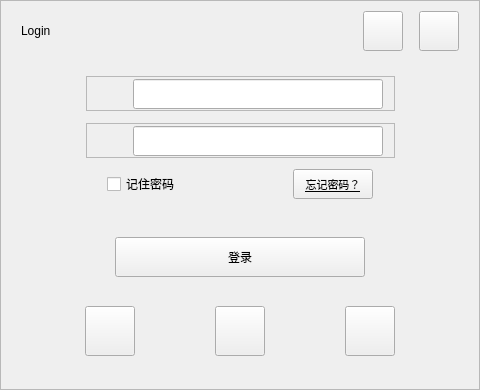
<?xml version="1.0" encoding="UTF-8"?>
<ui version="4.0">
 <class>Login</class>
 <widget class="QWidget" name="Login">
  <property name="windowModality">
   <enum>Qt::NonModal</enum>
  </property>
  <property name="geometry">
   <rect>
    <x>0</x>
    <y>0</y>
    <width>480</width>
    <height>390</height>
   </rect>
  </property>
  <property name="sizePolicy">
   <sizepolicy hsizetype="Preferred" vsizetype="Preferred">
    <horstretch>1</horstretch>
    <verstretch>0</verstretch>
   </sizepolicy>
  </property>
  <property name="minimumSize">
   <size>
    <width>480</width>
    <height>390</height>
   </size>
  </property>
  <property name="mouseTracking">
   <bool>true</bool>
  </property>
  <property name="focusPolicy">
   <enum>Qt::StrongFocus</enum>
  </property>
  <property name="acceptDrops">
   <bool>true</bool>
  </property>
  <property name="windowTitle">
   <string>Login</string>
  </property>
  <layout class="QHBoxLayout" name="horizontalLayout_6">
   <property name="leftMargin">
    <number>0</number>
   </property>
   <property name="topMargin">
    <number>0</number>
   </property>
   <property name="rightMargin">
    <number>0</number>
   </property>
   <property name="bottomMargin">
    <number>0</number>
   </property>
   <item>
    <widget class="QFrame" name="frameBackground">
     <property name="frameShape">
      <enum>QFrame::StyledPanel</enum>
     </property>
     <property name="frameShadow">
      <enum>QFrame::Raised</enum>
     </property>
     <layout class="QVBoxLayout" name="verticalLayout">
      <property name="leftMargin">
       <number>10</number>
      </property>
      <property name="topMargin">
       <number>10</number>
      </property>
      <property name="rightMargin">
       <number>10</number>
      </property>
      <property name="bottomMargin">
       <number>10</number>
      </property>
      <item>
       <layout class="QHBoxLayout" name="horizontalLayout_9">
        <item>
         <spacer name="horizontalSpacer_19">
          <property name="orientation">
           <enum>Qt::Horizontal</enum>
          </property>
          <property name="sizeType">
           <enum>QSizePolicy::Fixed</enum>
          </property>
          <property name="sizeHint" stdset="0">
           <size>
            <width>10</width>
            <height>20</height>
           </size>
          </property>
         </spacer>
        </item>
        <item>
         <widget class="QLabel" name="labelLogin">
          <property name="text">
           <string>Login</string>
          </property>
         </widget>
        </item>
        <item>
         <spacer name="horizontalSpacer_16">
          <property name="orientation">
           <enum>Qt::Horizontal</enum>
          </property>
          <property name="sizeHint" stdset="0">
           <size>
            <width>278</width>
            <height>20</height>
           </size>
          </property>
         </spacer>
        </item>
        <item>
         <widget class="QPushButton" name="btnNarrow">
          <property name="minimumSize">
           <size>
            <width>40</width>
            <height>40</height>
           </size>
          </property>
          <property name="maximumSize">
           <size>
            <width>40</width>
            <height>40</height>
           </size>
          </property>
          <property name="text">
           <string/>
          </property>
         </widget>
        </item>
        <item>
         <spacer name="horizontalSpacer_17">
          <property name="orientation">
           <enum>Qt::Horizontal</enum>
          </property>
          <property name="sizeType">
           <enum>QSizePolicy::Fixed</enum>
          </property>
          <property name="sizeHint" stdset="0">
           <size>
            <width>10</width>
            <height>20</height>
           </size>
          </property>
         </spacer>
        </item>
        <item>
         <widget class="QPushButton" name="btnClose">
          <property name="minimumSize">
           <size>
            <width>40</width>
            <height>40</height>
           </size>
          </property>
          <property name="maximumSize">
           <size>
            <width>40</width>
            <height>40</height>
           </size>
          </property>
          <property name="text">
           <string/>
          </property>
         </widget>
        </item>
        <item>
         <spacer name="horizontalSpacer_18">
          <property name="orientation">
           <enum>Qt::Horizontal</enum>
          </property>
          <property name="sizeType">
           <enum>QSizePolicy::Fixed</enum>
          </property>
          <property name="sizeHint" stdset="0">
           <size>
            <width>10</width>
            <height>20</height>
           </size>
          </property>
         </spacer>
        </item>
       </layout>
      </item>
      <item>
       <spacer name="verticalSpacer_7">
        <property name="orientation">
         <enum>Qt::Vertical</enum>
        </property>
        <property name="sizeHint" stdset="0">
         <size>
          <width>14</width>
          <height>19</height>
         </size>
        </property>
       </spacer>
      </item>
      <item>
       <layout class="QHBoxLayout" name="horizontalLayout_7">
        <item>
         <spacer name="horizontalSpacer_12">
          <property name="orientation">
           <enum>Qt::Horizontal</enum>
          </property>
          <property name="sizeHint" stdset="0">
           <size>
            <width>40</width>
            <height>20</height>
           </size>
          </property>
         </spacer>
        </item>
        <item>
         <widget class="QFrame" name="frameUsername">
          <property name="maximumSize">
           <size>
            <width>16777215</width>
            <height>35</height>
           </size>
          </property>
          <property name="frameShape">
           <enum>QFrame::StyledPanel</enum>
          </property>
          <property name="frameShadow">
           <enum>QFrame::Raised</enum>
          </property>
          <layout class="QHBoxLayout" name="horizontalLayout_3">
           <property name="leftMargin">
            <number>0</number>
           </property>
           <property name="topMargin">
            <number>2</number>
           </property>
           <property name="rightMargin">
            <number>11</number>
           </property>
           <property name="bottomMargin">
            <number>2</number>
           </property>
           <item>
            <spacer name="horizontalSpacer_7">
             <property name="orientation">
              <enum>Qt::Horizontal</enum>
             </property>
             <property name="sizeType">
              <enum>QSizePolicy::Fixed</enum>
             </property>
             <property name="sizeHint" stdset="0">
              <size>
               <width>10</width>
               <height>20</height>
              </size>
             </property>
            </spacer>
           </item>
           <item>
            <widget class="QLabel" name="labelUser">
             <property name="sizePolicy">
              <sizepolicy hsizetype="Preferred" vsizetype="Fixed">
               <horstretch>0</horstretch>
               <verstretch>0</verstretch>
              </sizepolicy>
             </property>
             <property name="minimumSize">
              <size>
               <width>30</width>
               <height>30</height>
              </size>
             </property>
             <property name="text">
              <string/>
             </property>
            </widget>
           </item>
           <item>
            <widget class="QLineEdit" name="lineEditUsername">
             <property name="minimumSize">
              <size>
               <width>250</width>
               <height>30</height>
              </size>
             </property>
             <property name="maximumSize">
              <size>
               <width>16777215</width>
               <height>30</height>
              </size>
             </property>
            </widget>
           </item>
          </layout>
         </widget>
        </item>
        <item>
         <spacer name="horizontalSpacer_13">
          <property name="orientation">
           <enum>Qt::Horizontal</enum>
          </property>
          <property name="sizeHint" stdset="0">
           <size>
            <width>40</width>
            <height>20</height>
           </size>
          </property>
         </spacer>
        </item>
       </layout>
      </item>
      <item>
       <spacer name="verticalSpacer_6">
        <property name="orientation">
         <enum>Qt::Vertical</enum>
        </property>
        <property name="sizeHint" stdset="0">
         <size>
          <width>17</width>
          <height>1</height>
         </size>
        </property>
       </spacer>
      </item>
      <item>
       <layout class="QHBoxLayout" name="horizontalLayout_8">
        <item>
         <spacer name="horizontalSpacer_14">
          <property name="orientation">
           <enum>Qt::Horizontal</enum>
          </property>
          <property name="sizeHint" stdset="0">
           <size>
            <width>40</width>
            <height>20</height>
           </size>
          </property>
         </spacer>
        </item>
        <item>
         <widget class="QFrame" name="framePassword">
          <property name="maximumSize">
           <size>
            <width>16777215</width>
            <height>35</height>
           </size>
          </property>
          <property name="frameShape">
           <enum>QFrame::StyledPanel</enum>
          </property>
          <property name="frameShadow">
           <enum>QFrame::Raised</enum>
          </property>
          <layout class="QHBoxLayout" name="horizontalLayout_2">
           <property name="leftMargin">
            <number>0</number>
           </property>
           <property name="topMargin">
            <number>2</number>
           </property>
           <property name="rightMargin">
            <number>11</number>
           </property>
           <property name="bottomMargin">
            <number>2</number>
           </property>
           <item>
            <spacer name="horizontalSpacer_8">
             <property name="orientation">
              <enum>Qt::Horizontal</enum>
             </property>
             <property name="sizeType">
              <enum>QSizePolicy::Fixed</enum>
             </property>
             <property name="sizeHint" stdset="0">
              <size>
               <width>10</width>
               <height>20</height>
              </size>
             </property>
            </spacer>
           </item>
           <item>
            <widget class="QLabel" name="labelPassword">
             <property name="sizePolicy">
              <sizepolicy hsizetype="Preferred" vsizetype="Fixed">
               <horstretch>0</horstretch>
               <verstretch>0</verstretch>
              </sizepolicy>
             </property>
             <property name="minimumSize">
              <size>
               <width>30</width>
               <height>30</height>
              </size>
             </property>
             <property name="text">
              <string/>
             </property>
            </widget>
           </item>
           <item>
            <widget class="QLineEdit" name="lineEditPwd">
             <property name="minimumSize">
              <size>
               <width>250</width>
               <height>30</height>
              </size>
             </property>
             <property name="maximumSize">
              <size>
               <width>16777215</width>
               <height>30</height>
              </size>
             </property>
            </widget>
           </item>
          </layout>
         </widget>
        </item>
        <item>
         <spacer name="horizontalSpacer_15">
          <property name="orientation">
           <enum>Qt::Horizontal</enum>
          </property>
          <property name="sizeHint" stdset="0">
           <size>
            <width>40</width>
            <height>20</height>
           </size>
          </property>
         </spacer>
        </item>
       </layout>
      </item>
      <item>
       <spacer name="verticalSpacer_5">
        <property name="orientation">
         <enum>Qt::Vertical</enum>
        </property>
        <property name="sizeHint" stdset="0">
         <size>
          <width>20</width>
          <height>5</height>
         </size>
        </property>
       </spacer>
      </item>
      <item>
       <layout class="QHBoxLayout" name="horizontalLayout_4">
        <item>
         <spacer name="horizontalSpacer_6">
          <property name="orientation">
           <enum>Qt::Horizontal</enum>
          </property>
          <property name="sizeHint" stdset="0">
           <size>
            <width>40</width>
            <height>20</height>
           </size>
          </property>
         </spacer>
        </item>
        <item>
         <widget class="QCheckBox" name="checkBoxKeepPwd">
          <property name="minimumSize">
           <size>
            <width>80</width>
            <height>30</height>
           </size>
          </property>
          <property name="font">
           <font>
            <family>Microsoft YaHei</family>
           </font>
          </property>
          <property name="text">
           <string>记住密码</string>
          </property>
         </widget>
        </item>
        <item>
         <spacer name="horizontalSpacer_5">
          <property name="orientation">
           <enum>Qt::Horizontal</enum>
          </property>
          <property name="sizeHint" stdset="0">
           <size>
            <width>100</width>
            <height>20</height>
           </size>
          </property>
         </spacer>
        </item>
        <item>
         <widget class="QPushButton" name="btnForgetPwd">
          <property name="minimumSize">
           <size>
            <width>80</width>
            <height>30</height>
           </size>
          </property>
          <property name="font">
           <font>
            <family>Microsoft YaHei</family>
            <pointsize>8</pointsize>
            <bold>false</bold>
            <underline>true</underline>
            <kerning>true</kerning>
           </font>
          </property>
          <property name="cursor">
           <cursorShape>PointingHandCursor</cursorShape>
          </property>
          <property name="text">
           <string>忘记密码？</string>
          </property>
         </widget>
        </item>
        <item>
         <spacer name="horizontalSpacer_9">
          <property name="orientation">
           <enum>Qt::Horizontal</enum>
          </property>
          <property name="sizeHint" stdset="0">
           <size>
            <width>40</width>
            <height>20</height>
           </size>
          </property>
         </spacer>
        </item>
       </layout>
      </item>
      <item>
       <spacer name="verticalSpacer">
        <property name="orientation">
         <enum>Qt::Vertical</enum>
        </property>
        <property name="sizeHint" stdset="0">
         <size>
          <width>20</width>
          <height>32</height>
         </size>
        </property>
       </spacer>
      </item>
      <item>
       <layout class="QHBoxLayout" name="horizontalLayout_5">
        <item>
         <spacer name="horizontalSpacer_10">
          <property name="orientation">
           <enum>Qt::Horizontal</enum>
          </property>
          <property name="sizeHint" stdset="0">
           <size>
            <width>40</width>
            <height>20</height>
           </size>
          </property>
         </spacer>
        </item>
        <item>
         <widget class="QPushButton" name="btnLogin">
          <property name="minimumSize">
           <size>
            <width>250</width>
            <height>40</height>
           </size>
          </property>
          <property name="cursor">
           <cursorShape>PointingHandCursor</cursorShape>
          </property>
          <property name="text">
           <string>登录</string>
          </property>
         </widget>
        </item>
        <item>
         <spacer name="horizontalSpacer_11">
          <property name="orientation">
           <enum>Qt::Horizontal</enum>
          </property>
          <property name="sizeHint" stdset="0">
           <size>
            <width>40</width>
            <height>20</height>
           </size>
          </property>
         </spacer>
        </item>
       </layout>
      </item>
      <item>
       <spacer name="verticalSpacer_2">
        <property name="orientation">
         <enum>Qt::Vertical</enum>
        </property>
        <property name="sizeHint" stdset="0">
         <size>
          <width>20</width>
          <height>23</height>
         </size>
        </property>
       </spacer>
      </item>
      <item>
       <layout class="QHBoxLayout" name="horizontalLayout">
        <item>
         <spacer name="horizontalSpacer_3">
          <property name="orientation">
           <enum>Qt::Horizontal</enum>
          </property>
          <property name="sizeHint" stdset="0">
           <size>
            <width>40</width>
            <height>20</height>
           </size>
          </property>
         </spacer>
        </item>
        <item>
         <widget class="QPushButton" name="btnWx">
          <property name="enabled">
           <bool>true</bool>
          </property>
          <property name="sizePolicy">
           <sizepolicy hsizetype="Fixed" vsizetype="Fixed">
            <horstretch>0</horstretch>
            <verstretch>0</verstretch>
           </sizepolicy>
          </property>
          <property name="minimumSize">
           <size>
            <width>50</width>
            <height>50</height>
           </size>
          </property>
          <property name="text">
           <string/>
          </property>
         </widget>
        </item>
        <item>
         <spacer name="horizontalSpacer">
          <property name="orientation">
           <enum>Qt::Horizontal</enum>
          </property>
          <property name="sizeHint" stdset="0">
           <size>
            <width>50</width>
            <height>20</height>
           </size>
          </property>
         </spacer>
        </item>
        <item>
         <widget class="QPushButton" name="btnQq">
          <property name="sizePolicy">
           <sizepolicy hsizetype="Fixed" vsizetype="Fixed">
            <horstretch>0</horstretch>
            <verstretch>0</verstretch>
           </sizepolicy>
          </property>
          <property name="minimumSize">
           <size>
            <width>50</width>
            <height>50</height>
           </size>
          </property>
          <property name="text">
           <string/>
          </property>
         </widget>
        </item>
        <item>
         <spacer name="horizontalSpacer_2">
          <property name="orientation">
           <enum>Qt::Horizontal</enum>
          </property>
          <property name="sizeHint" stdset="0">
           <size>
            <width>50</width>
            <height>20</height>
           </size>
          </property>
         </spacer>
        </item>
        <item>
         <widget class="QPushButton" name="btnWb">
          <property name="sizePolicy">
           <sizepolicy hsizetype="Fixed" vsizetype="Fixed">
            <horstretch>0</horstretch>
            <verstretch>0</verstretch>
           </sizepolicy>
          </property>
          <property name="minimumSize">
           <size>
            <width>50</width>
            <height>50</height>
           </size>
          </property>
          <property name="text">
           <string/>
          </property>
         </widget>
        </item>
        <item>
         <spacer name="horizontalSpacer_4">
          <property name="orientation">
           <enum>Qt::Horizontal</enum>
          </property>
          <property name="sizeHint" stdset="0">
           <size>
            <width>40</width>
            <height>20</height>
           </size>
          </property>
         </spacer>
        </item>
       </layout>
      </item>
      <item>
       <spacer name="verticalSpacer_3">
        <property name="orientation">
         <enum>Qt::Vertical</enum>
        </property>
        <property name="sizeHint" stdset="0">
         <size>
          <width>20</width>
          <height>23</height>
         </size>
        </property>
       </spacer>
      </item>
     </layout>
    </widget>
   </item>
  </layout>
 </widget>
 <resources/>
 <connections/>
</ui>
